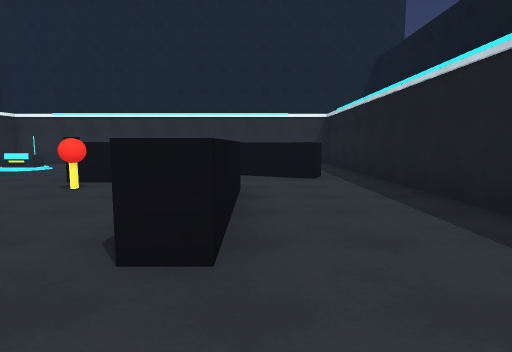
view 1 (above)

12 first-person views from a walk through a 3-D level made in the Unity game engine. The camera is 1.5 m above the floor, tilts 6° down and sees 80° across. The floor is counted in squares, 2 m on a side. Each view is taken from the middle of a square. On the plan, view 1 faces up. The plan holds only what a view shows up to about 10 squares ahead; the rest is blank. The place goes on beyond the plan. The player is left out.

view 2
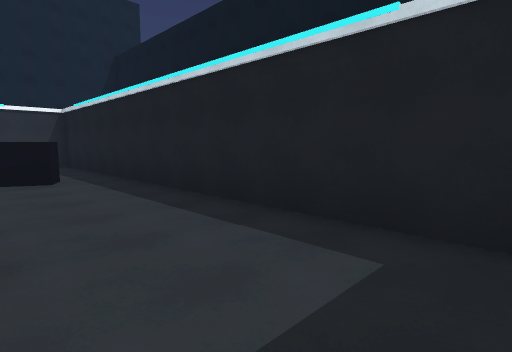

view 3
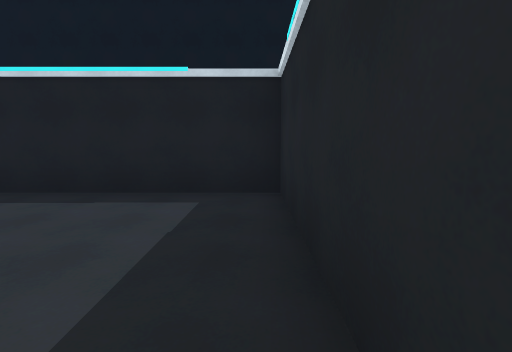

view 4
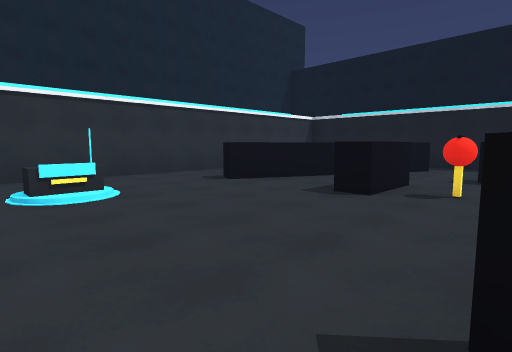

view 5
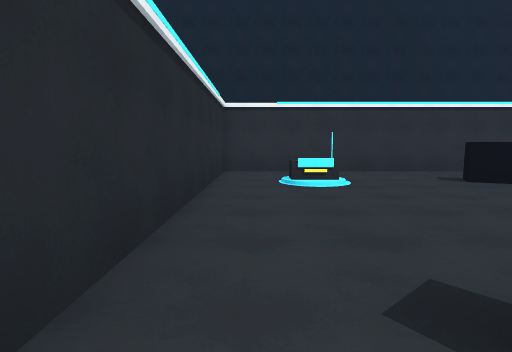

view 6
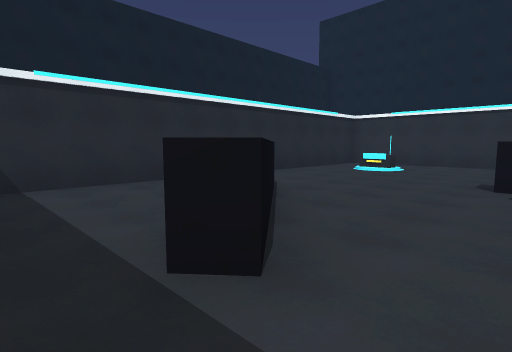

view 7
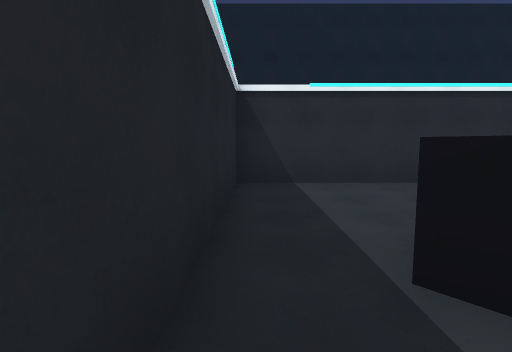

view 8
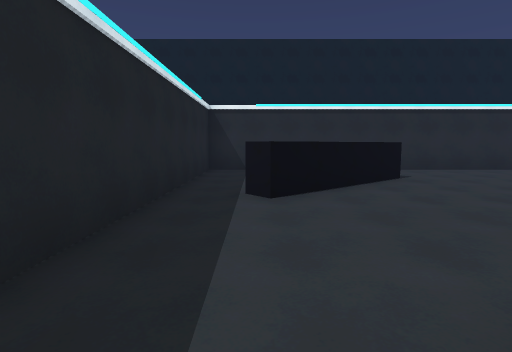

view 9
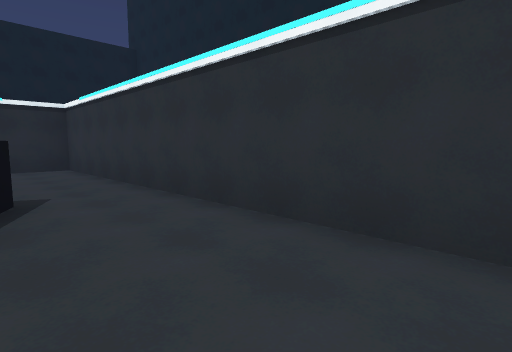

view 10
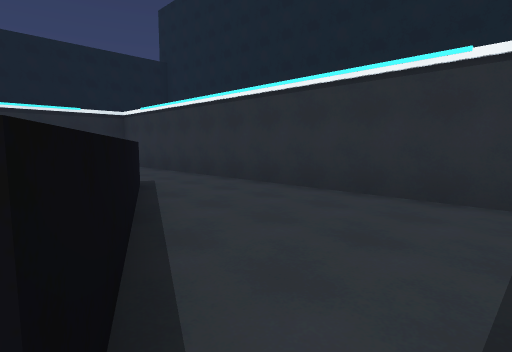

view 11
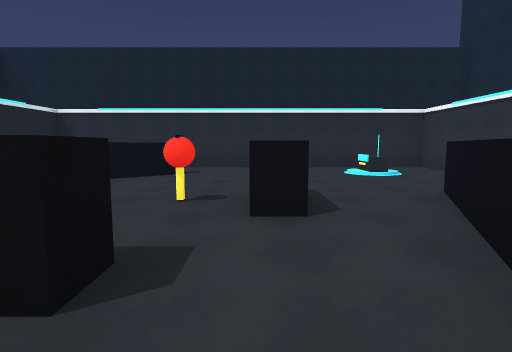

view 12
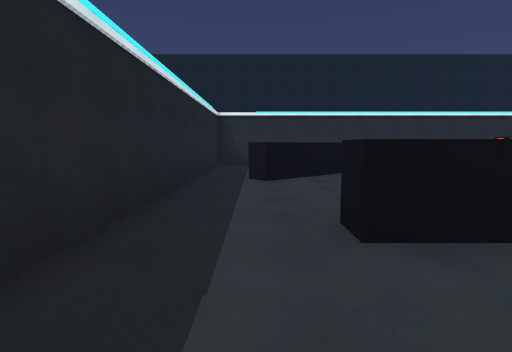

### Floor plan
Points are (right, up) in squares from view 1. A wall is a line through its corners. A room is listed if a view was taken in it or the views show most of it. See-through windows are left out.
Room 1 (views 1, 2, 8, 11, 12)
walls: (-0.3, 5.1) (-0.3, 1.8); (1.3, 6.6) (0, 7.2); (-0.5, -0.4) (2.7, -0.4) (2.7, 6.5)
ways out: opening at (-1, 0.5) to room 2; opening at (-1, 6) to room 2; opening at (2, 7) to room 2
Room 2 (views 3, 4, 6, 7, 9, 10)
walls: (-2.1, 6.6) (-2.1, 5.9) (-3.7, 5.9) (-3.7, 6.6); (-0.9, 5.1) (-0.3, 5.1); (-6.7, 4.2) (-4.2, 1.2) (-4.6, 0.8); (0, 7.2) (-3.8, 9) (-3.6, 9.5) (1.5, 7.1) (1.3, 6.6); (-0.3, 1.8) (-0.9, 1.8); (2.7, 6.5) (2.7, 11.4) (-8.9, 11.4) (-8.9, 3.5); (-5.4, -0.4) (-0.5, -0.4)
ways out: opening at (-1, 0.5) to room 1; opening at (-1, 6) to room 1; opening at (2, 7) to room 1; opening at (-8, 4) to room 3; opening at (-5, 0) to room 3
objects: other object (-7, 9); other object (-3, 5)
Room 3 (view 5)
walls: (-8.9, 3.5) (-8.9, -0.4) (-5.4, -0.4)
ways out: opening at (-8, 4) to room 2; opening at (-5, 0) to room 2

Where each view was taken, in squares from view 1:
view 1: 0 up, 0 right, facing up
view 2: 0 up, 0 right, facing up-right
view 3: 0 up, 2 left, facing right
view 4: 4 up, 8 left, facing up-right
view 5: 3 up, 8 left, facing up
view 6: 0 up, 3 left, facing up-left
view 7: 0 up, 3 left, facing left
view 8: 1 up, 0 right, facing left
view 9: 9 up, 1 right, facing up-left
view 10: 7 up, 2 right, facing up-left
view 11: 6 up, 1 right, facing left
view 12: 1 up, 2 right, facing left
